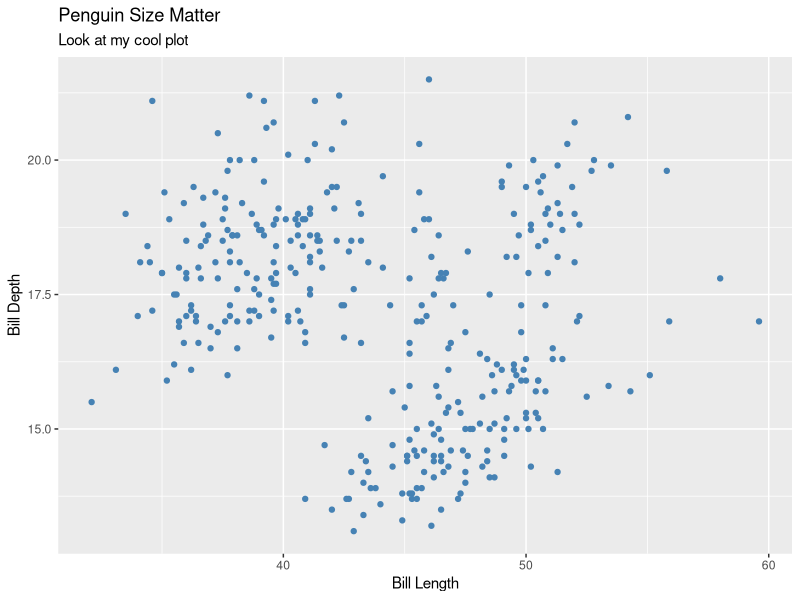
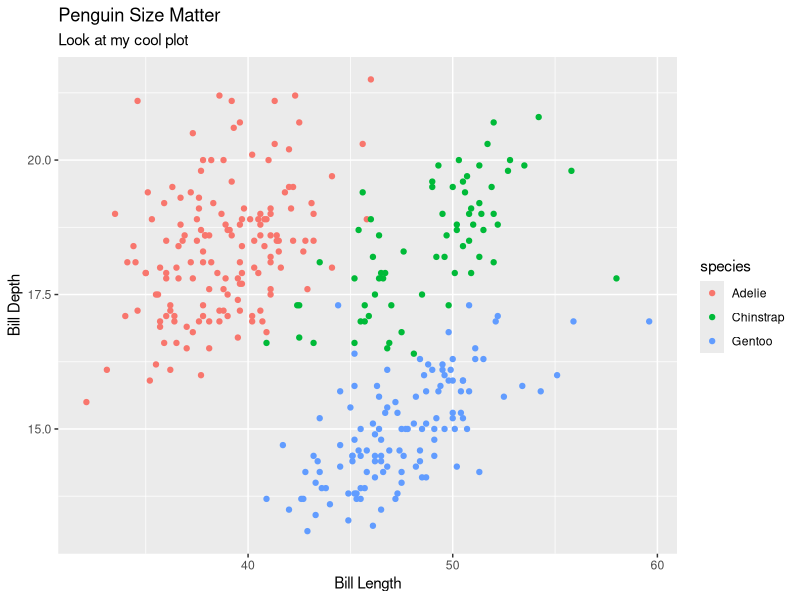

Generate these figures, in order, with R: (Note: this script raises an error after producing the figures.)
library(tidyverse)

glimpse(penguins)
?penguins
View(penguins)

#Only add a third variable if it does not distract from your main point
# Error object not found 
ggplot(penguins,
       aes(x = bill_len,
           y = bill_dep)) +
  geom_point(color = "Steelblue") +
  labs(x = "Bill Length",
      y = "Bill Depth",
      title = "Penguin Size Matter",
      subtitle = "Look at my cool plot")

  theme_minimal()


  ggplot(penguins,
         aes(x = bill_len,
             y = bill_dep,
             color = species)) +
    geom_point() +
    labs(x = "Bill Length",
         y = "Bill Depth",
         title = "Penguin Size Matter",
         subtitle = "Look at my cool plot")
  scale_color_brewer(palette = "Dark2") +
  theme_minimal()

  
  
  ggplot(penguins,
         aes(x = bill_len,
             y = bill_dep,
             color = species)) +
    geom_point() +
    labs(x = "Bill Length",
         y = "Bill Depth",
         title = "Penguin Size Matter",
         subtitle = "Look at my cool plot")
  scale_color_brewer(palette = "Dark2") +
    theme_minimal()